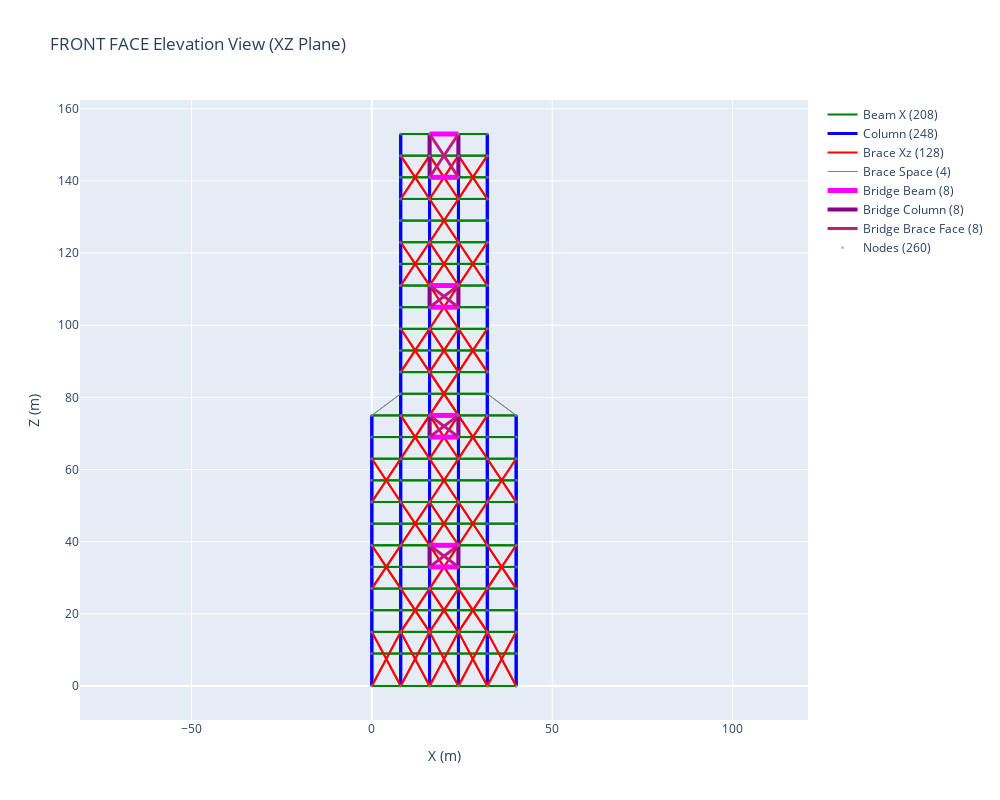
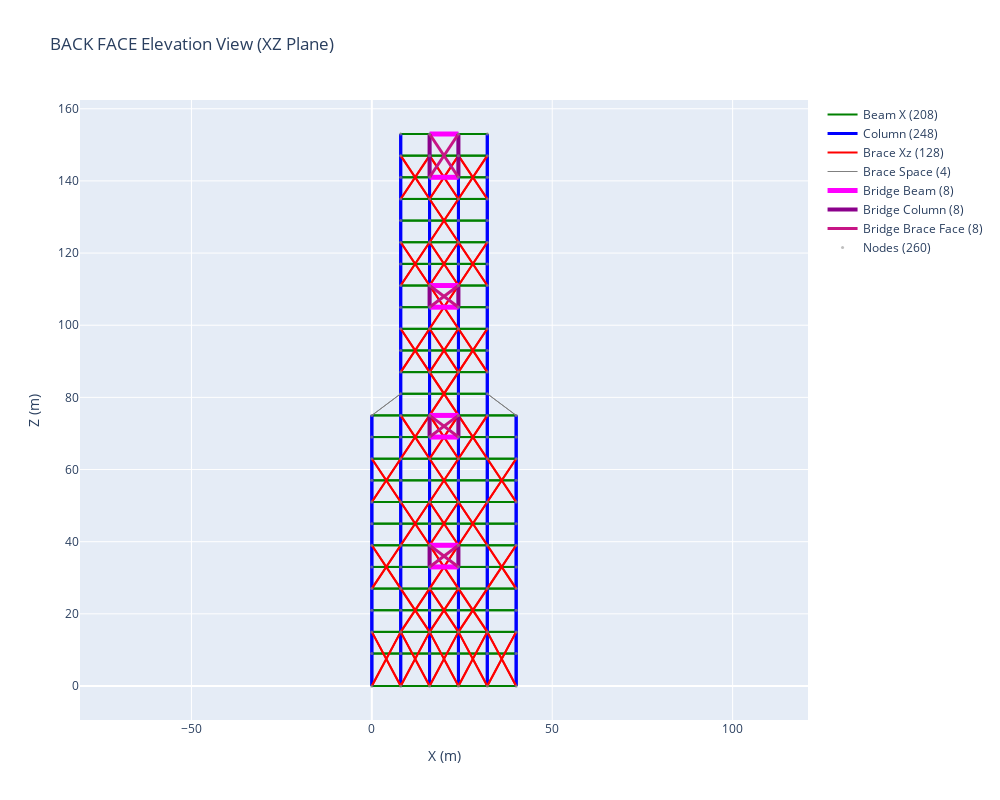

Notebook code for these charts, in order:
### Markdown cell above
---
## 7.1 Front & Back Face Elevation Views

- **Front face**: Y = 0 (Tower 1 front) and Y = 24 (Tower 2 front / bridge interface)
- **Back face**: Y = 16 (Tower 1 back / bridge interface) and Y = 40 (Tower 2 back)

### Code cell
# ============================================
# FRONT AND BACK FACE ELEVATION VIEWS
# ============================================
from plotly.subplots import make_subplots

# Define face Y coordinates
FRONT_FACES_Y = [Y_COORDS_T1[0], Y_COORDS_T2[0]]    # Y=0 (T1 front), Y=24 (T2 front)
BACK_FACES_Y = [Y_COORDS_T1[-1], Y_COORDS_T2[-1]]   # Y=16 (T1 back), Y=40 (T2 back)

def filter_elements_by_y(df, coords, y_values, tolerance=0.5):
    """Filter elements where both nodes are at given Y values (within tolerance)"""
    mask = []
    for _, row in df.iterrows():
        n1, n2 = int(row['node_i']), int(row['node_j'])
        y1, y2 = coords[n1][1], coords[n2][1]
        
        # Check if both nodes are at one of the Y values (front/back face)
        at_face_1 = any(abs(y1 - y) < tolerance for y in y_values)
        at_face_2 = any(abs(y2 - y) < tolerance for y in y_values)
        
        # Also include vertical elements at this Y (XZ plane)
        same_y = abs(y1 - y2) < tolerance
        mask.append((at_face_1 and at_face_2) or (same_y and at_face_1))
    
    return df[mask]

def create_elevation_view(df, coords, face_name, y_filter_values):
    """Create 2D elevation view (XZ plane)"""
    filtered_df = filter_elements_by_y(df, coords, y_filter_values, tolerance=1.0)
    
    fig = go.Figure()
    
    # Element styles
    element_styles = {
        'column': {'color': 'blue', 'width': 3},
        'beam_x': {'color': 'green', 'width': 2},
        'beam_y': {'color': 'orange', 'width': 2},
        'brace_xz': {'color': 'red', 'width': 2},
        'brace_yz': {'color': 'purple', 'width': 2},
        'core_wall': {'color': 'brown', 'width': 3},
        'brace_corner': {'color': 'darkblue', 'width': 3},
        'brace_transition': {'color': 'gold', 'width': 3},
        'outrigger': {'color': 'darkorange', 'width': 4},
        'belt_truss': {'color': 'darkgreen', 'width': 4},
        'bridge_beam': {'color': 'magenta', 'width': 5},
        'bridge_column': {'color': 'darkmagenta', 'width': 4},
        'bridge_brace_face': {'color': 'mediumvioletred', 'width': 3},
        'bridge_truss_side': {'color': 'fuchsia', 'width': 3},
        'bridge_brace_top': {'color': 'hotpink', 'width': 3},
        'bridge_brace_bot': {'color': 'deeppink', 'width': 3},
    }
    
    for etype in filtered_df['element_type'].unique():
        style = element_styles.get(etype, {'color': 'gray', 'width': 1})
        elems = filtered_df[filtered_df['element_type'] == etype]
        
        x_lines, z_lines = [], []
        for _, row in elems.iterrows():
            n1, n2 = int(row['node_i']), int(row['node_j'])
            x_lines.extend([coords[n1][0], coords[n2][0], None])
            z_lines.extend([coords[n1][2], coords[n2][2], None])
        
        if x_lines:
            fig.add_trace(go.Scatter(
                x=x_lines, y=z_lines,
                mode='lines',
                name=f"{etype.replace('_', ' ').title()} ({len(elems)})",
                line=dict(color=style['color'], width=style['width']),
                hoverinfo='name'
            ))
    
    # Filter nodes
    node_mask = [any(abs(coords[i][1] - y) < 1.0 for y in y_filter_values) for i in range(len(coords))]
    filtered_nodes = position_df[node_mask]
    
    fig.add_trace(go.Scatter(
        x=filtered_nodes['x'], y=filtered_nodes['z'],
        mode='markers',
        marker=dict(size=3, color='gray', opacity=0.5),
        name=f'Nodes ({len(filtered_nodes)})',
        hoverinfo='text',
        hovertext=[f"N{int(r['node_id'])}: ({r['x']:.0f},{r['y']:.0f},{r['z']:.0f})" 
                   for _, r in filtered_nodes.iterrows()]
    ))
    
    fig.update_layout(
        title=f'{face_name} Elevation View (XZ Plane)',
        xaxis_title='X (m)',
        yaxis_title='Z (m)',
        yaxis=dict(scaleanchor='x', scaleratio=1),
        width=1000, height=800,
        legend=dict(x=1.02, y=1)
    )
    
    return fig, filtered_df

# Create Front Face View (Y=0 for T1, Y=24 for T2)
print("=" * 70)
print("FRONT FACE ELEVATION (Y=0 and Y=24)")
print("=" * 70)
fig_front, front_elems = create_elevation_view(
    connectivity_df, coords, 
    "FRONT FACE", 
    [Y_COORDS_T1[0], Y_COORDS_T2[0]]  # Y=0, Y=24
)
print(f"Front face elements: {len(front_elems)}")
print(front_elems['element_type'].value_counts().to_string())
fig_front.show()

# Create Back Face View (Y=16 for T1, Y=40 for T2)
print("\n" + "=" * 70)
print("BACK FACE ELEVATION (Y=16 and Y=40)")
print("=" * 70)
fig_back, back_elems = create_elevation_view(
    connectivity_df, coords, 
    "BACK FACE", 
    [Y_COORDS_T1[-1], Y_COORDS_T2[-1]]  # Y=16, Y=40
)
print(f"Back face elements: {len(back_elems)}")
print(back_elems['element_type'].value_counts().to_string())
fig_back.show()

### Figure 1 — Plotly figure (JSON) as saved in the notebook; plotly's stock layout.template omitted (floating-point values rounded to 4 significant figures; data arrays with more than 128 entries replaced by an {"elided": "..."} marker saying what was removed)
{"data": [{"hoverinfo": "name", "line": {"color": "green", "width": 2}, "mode": "lines", "name": "Beam X (208)", "type": "scatter", "x": {"elided": "624 int values"}, "y": {"elided": "624 int values"}}, {"hoverinfo": "name", "line": {"color": "blue", "width": 3}, "mode": "lines", "name": "Column (248)", "type": "scatter", "x": {"elided": "744 int values"}, "y": {"elided": "744 int values"}}, {"hoverinfo": "name", "line": {"color": "red", "width": 2}, "mode": "lines", "name": "Brace Xz (128)", "type": "scatter", "x": {"elided": "384 int values"}, "y": {"elided": "384 int values"}}, {"hoverinfo": "name", "line": {"color": "gray", "width": 1}, "mode": "lines", "name": "Brace Space (4)", "type": "scatter", "x": [0, 8, null, 40, 32, null, 0, 8, null, 40, 32, null], "y": [75, 81, null, 75, 81, null, 75, 81, null, 75, 81, null]}, {"hoverinfo": "name", "line": {"color": "magenta", "width": 5}, "mode": "lines", "name": "Bridge Beam (8)", "type": "scatter", "x": [16, 24, null, 16, 24, null, 16, 24, null, 16, 24, null, 16, 24, null, 16, 24, null, 16, 24, null, 16, 24, null], "y": [33, 33, null, 39, 39, null, 69, 69, null, 75, 75, null, 105, 105, null, 111, 111, null, 141, 141, null, 153, 153, null]}, {"hoverinfo": "name", "line": {"color": "darkmagenta", "width": 4}, "mode": "lines", "name": "Bridge Column (8)", "type": "scatter", "x": [16, 16, null, 24, 24, null, 16, 16, null, 24, 24, null, 16, 16, null, 24, 24, null, 16, 16, null, 24, 24, null], "y": [33, 39, null, 33, 39, null, 69, 75, null, 69, 75, null, 105, 111, null, 105, 111, null, 141, 153, null, 141, 153, null]}, {"hoverinfo": "name", "line": {"color": "mediumvioletred", "width": 3}, "mode": "lines", "name": "Bridge Brace Face (8)", "type": "scatter", "x": [16, 24, null, 24, 16, null, 16, 24, null, 24, 16, null, 16, 24, null, 24, 16, null, 16, 24, null, 24, 16, null], "y": [33, 39, null, 33, 39, null, 69, 75, null, 69, 75, null, 105, 111, null, 105, 111, null, 141, 153, null, 141, 153, null]}, {"hoverinfo": "text", "hovertext": {"elided": "260 str values"}, "marker": {"color": "gray", "opacity": 0.5, "size": 3}, "mode": "markers", "name": "Nodes (260)", "type": "scatter", "x": {"elided": "260 float values"}, "y": {"elided": "260 float values"}}], "layout": {"height": 800, "legend": {"x": 1.02, "y": 1}, "title": {"text": "FRONT FACE Elevation View (XZ Plane)"}, "width": 1000, "xaxis": {"title": {"text": "X (m)"}}, "yaxis": {"scaleanchor": "x", "scaleratio": 1, "title": {"text": "Z (m)"}}}}

### Figure 2 — Plotly figure (JSON) as saved in the notebook; plotly's stock layout.template omitted (floating-point values rounded to 4 significant figures; data arrays with more than 128 entries replaced by an {"elided": "..."} marker saying what was removed)
{"data": [{"hoverinfo": "name", "line": {"color": "green", "width": 2}, "mode": "lines", "name": "Beam X (208)", "type": "scatter", "x": {"elided": "624 int values"}, "y": {"elided": "624 int values"}}, {"hoverinfo": "name", "line": {"color": "blue", "width": 3}, "mode": "lines", "name": "Column (248)", "type": "scatter", "x": {"elided": "744 int values"}, "y": {"elided": "744 int values"}}, {"hoverinfo": "name", "line": {"color": "red", "width": 2}, "mode": "lines", "name": "Brace Xz (128)", "type": "scatter", "x": {"elided": "384 int values"}, "y": {"elided": "384 int values"}}, {"hoverinfo": "name", "line": {"color": "gray", "width": 1}, "mode": "lines", "name": "Brace Space (4)", "type": "scatter", "x": [0, 8, null, 40, 32, null, 0, 8, null, 40, 32, null], "y": [75, 81, null, 75, 81, null, 75, 81, null, 75, 81, null]}, {"hoverinfo": "name", "line": {"color": "magenta", "width": 5}, "mode": "lines", "name": "Bridge Beam (8)", "type": "scatter", "x": [16, 24, null, 16, 24, null, 16, 24, null, 16, 24, null, 16, 24, null, 16, 24, null, 16, 24, null, 16, 24, null], "y": [33, 33, null, 39, 39, null, 69, 69, null, 75, 75, null, 105, 105, null, 111, 111, null, 141, 141, null, 153, 153, null]}, {"hoverinfo": "name", "line": {"color": "darkmagenta", "width": 4}, "mode": "lines", "name": "Bridge Column (8)", "type": "scatter", "x": [16, 16, null, 24, 24, null, 16, 16, null, 24, 24, null, 16, 16, null, 24, 24, null, 16, 16, null, 24, 24, null], "y": [33, 39, null, 33, 39, null, 69, 75, null, 69, 75, null, 105, 111, null, 105, 111, null, 141, 153, null, 141, 153, null]}, {"hoverinfo": "name", "line": {"color": "mediumvioletred", "width": 3}, "mode": "lines", "name": "Bridge Brace Face (8)", "type": "scatter", "x": [16, 24, null, 24, 16, null, 16, 24, null, 24, 16, null, 16, 24, null, 24, 16, null, 16, 24, null, 24, 16, null], "y": [33, 39, null, 33, 39, null, 69, 75, null, 69, 75, null, 105, 111, null, 105, 111, null, 141, 153, null, 141, 153, null]}, {"hoverinfo": "text", "hovertext": {"elided": "260 str values"}, "marker": {"color": "gray", "opacity": 0.5, "size": 3}, "mode": "markers", "name": "Nodes (260)", "type": "scatter", "x": {"elided": "260 float values"}, "y": {"elided": "260 float values"}}], "layout": {"height": 800, "legend": {"x": 1.02, "y": 1}, "title": {"text": "BACK FACE Elevation View (XZ Plane)"}, "width": 1000, "xaxis": {"title": {"text": "X (m)"}}, "yaxis": {"scaleanchor": "x", "scaleratio": 1, "title": {"text": "Z (m)"}}}}
